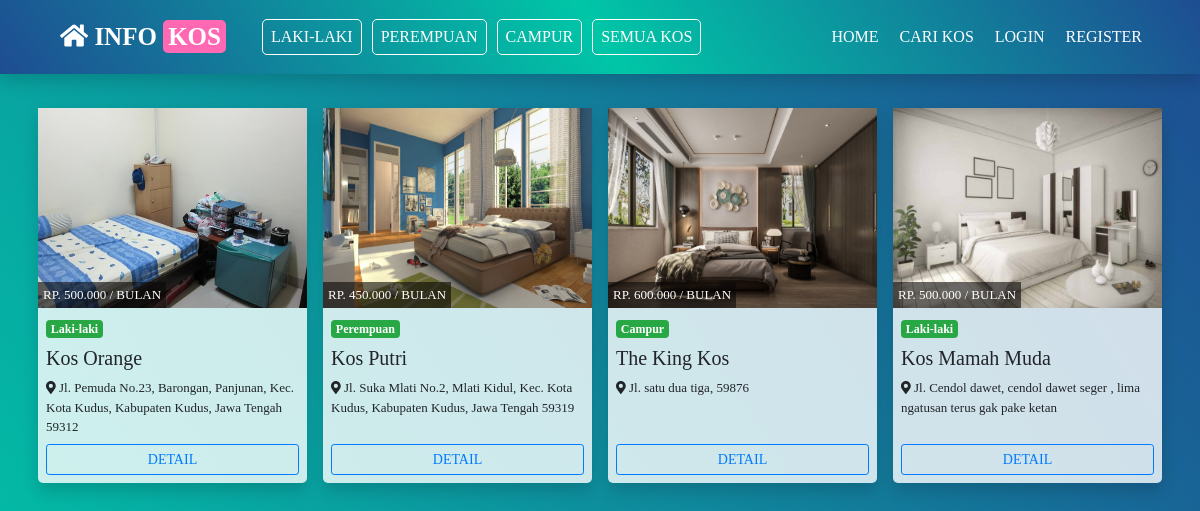
/index.php/home/semua, run on the app's committed database.
### tables this page shows
CREATE TABLE `data_kos` (
  `id_kos` int(11) NOT NULL,
  `nama_kos` varchar(50) NOT NULL,
  `untuk` varchar(50) NOT NULL,
  `harga` double NOT NULL,
  `jml_kamar` int(11) NOT NULL,
  `luas` varchar(10) NOT NULL,
  `km` varchar(20) NOT NULL,
  `fasilitas` text NOT NULL,
  `gmb_kos` varchar(100) NOT NULL,
  `email` varchar(50) NOT NULL,
  `alamat_kos` text,
  `deskripsi` text
);

### application/controllers/Home.php (called while the page is built, shortened)
<?php
class Home extends CI_Controller {
	function __construct(){
		$this->load->model('my_model');
	}
	public function semua(){
		$data['kos'] = $this->db->query("SELECT * FROM data_kos");
		$this->load->view('carikos',$data);
	}
}

### index.php (called while the page is built, shortened)
<?php
require_once BASEPATH.'core/CodeIgniter.php';

### application/views/carikos.php (the view, shortened to what this page needs)
<!DOCTYPE html>
<html>
<head>
	<link rel="stylesheet" type="text/css" href="<?=base_url('assets/')?>css/style.css">
	<link rel="stylesheet" type="text/css" href="<?=base_url('assets/')?>css/bootstrap/bootstrap.min.css">
	<link rel="stylesheet" type="text/css" href="<?=base_url('assets/css/fontawesome/all.min.css')?>">
	<link rel="stylesheet" type="text/css" href="<?=base_url('assets/')?>css/animated/animate.min.css">
</head>
<body class="bg-header">
	<nav class="navbar navbar-expand-lg navbar-inverse fixed-top shadow">
		<div class="container">
			<a class="navbar-brand" href="<?=base_url()?>index.php"><i class="fas fa-home"></i> INFO <span>KOS</span></a>
		  <div class=" navbar-nav  navbar-collapse" id="navbar-menu">
		  	<div class=" button">
		  		<ul class="navbar-nav" >
					<li><a class="nav-link" href="<?=base_url()?>index.php/home/lk">Laki-laki</a></li>
					<li><a class="nav-link" href="<?=base_url()?>index.php/home/pr">Perempuan</a></li>
					<li><a class="nav-link" href="<?=base_url()?>index.php/home/cmp">Campur</a></li>
					<li><a class="nav-link" href="<?=base_url()?>index.php/home/semua">Semua Kos</a></li>
				</ul>
		  	</div>
		    	<ul class="navbar-nav ml-auto">
			    	<li class="nav-item"><a class="nav-link" href="<?=base_url()?>index.php#home">Home</a></li>
			    	<li class="nav-item"><a class="nav-link" href="<?=base_url()?>index.php#search">Cari kos</a></li>
			    	<?php if (! isset ($_SESSION['level'])):?>
			    	<li class="nav-item"><a class="nav-link" href="<?=base_url('index.php/Login')?>">Login</a></li>
			    	<li class="nav-item"><a class="nav-link" href="<?=base_url('index.php/login/register')?>">Register</a></li>
			    	<?php else :?>
			    	<li class="nav-item"><a class="nav-link" href="<?=base_url('index.php/Login')?>">Dashboard</a></li>
			    	<li class="nav-item"><a class="nav-link" href="<?=base_url('index.php/Login/logout')?>">Logout</a></li>
			    	<?php endif?>
			    </ul>
		  </div>
		</div>
	</nav>
	<div class="main ">
		<div class="container">
			<div class="row">
			<?php foreach($kos->result_object() as $k){ ?>
				<div class="col-sm-3 p-2">
			     	<div class="card-kos shadow" style="width: 100%; ">
			        	<img style="width: 100%; height: 25vh;" src="<?=base_url('assets/')?>img/kos/<?=$k->gmb_kos?>">
			        	<h2 class="harga">Rp. <?=number_format($k->harga,0,",",".")?> / bulan</h2>
		          		<div class="container p-2 ">
		            		<h6 class="badge badge-success" style="font-size: 12px; font-weight: bold;"><?=$k->untuk?></h6>
		              		<h5><?=$k->nama_kos?></h5>
		                	<p ><i class="fas fa-map-marker-alt"></i> <?= $k->alamat_kos?></p>
		                	<a style="position: relative;" class="btn btn-block btn-outline-primary btn-sm" href="<?=base_url('index.php/home/detail')?>/<?=$k->id_kos?>">DETAIL</a>
			          	</div>
			    	</div>
		        </div>
		    	<?php }?>
			</div>
		</div>
	</div>
</body>
</html>

### assets/css/style.css (style rules this page uses)
* { margin: 0; padding: 0; font-family: Century Gothic; box-sizing: border-box; scroll-behavior: smooth; }
.bg-header { width: 100%; height: 100vh auto ; background: linear-gradient(57deg, #00c6a7, #1e4d92); background-attachment: fixed; background-repeat: no-repeat; }
.navbar-inverse { background: linear-gradient(57deg, #1e4d92, #00c6a7,#1e4d92); border-color: transparent; }
.navbar-inverse .navbar-brand { color: #fff; font-size: 25px; padding: 10px 15px; font-weight: 900; }
.navbar-inverse .navbar-brand span { color: #fff; background-color: #FF69B4; border-radius: 5px; padding: 3px 5px; }
.navbar-inverse .navbar-nav >li > a { margin-right: 5px; color: #fff; text-transform: uppercase; }
.main { margin: auto; padding-top: 100px; }
.button ul li { list-style-type: none; display: inline-block; margin-left: 5px; }
.button ul li a { background-color: transparent; border: 1px solid; color: #fff; border-radius: 5px; padding: 5px 10px; }
.card-kos { background-color: #fffc; border-color: transparent; border-radius: 5px; }
.card-kos p { font-size: 13px; height: 50px; }
.harga { text-transform: uppercase; color: #fff; text-align: center; position: absolute; font-size: 13px; padding: 5px; background: rgba(9, 8, 8, 0.6); -webkit-transform: translateY(-26px); }

### data on the page
data_kos: gmb_kos (picture), harga "500.000", untuk "Laki-laki", nama_kos "Kos Orange", alamat_kos "Jl. Pemuda No.23, Barongan, Panjunan, Kec. Kota Kudus, Kabupaten Kudus, Jawa Tengah 59312"
data_kos: gmb_kos (picture), harga "450.000", untuk "Perempuan", nama_kos "Kos Putri", alamat_kos "Jl. Suka Mlati No.2, Mlati Kidul, Kec. Kota Kudus, Kabupaten Kudus, Jawa Tengah 59319"
data_kos: gmb_kos (picture), harga "600.000", untuk "Campur", nama_kos "The King Kos", alamat_kos "Jl. satu dua tiga, 59876"
data_kos: gmb_kos (picture), harga "500.000", untuk "Laki-laki", nama_kos "Kos Mamah Muda", alamat_kos "Jl. Cendol dawet, cendol dawet seger , lima ngatusan terus gak pake ketan"
